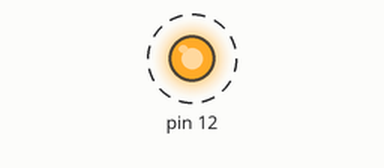
A sketch run on a simulated Arduino Uno, built with avr-gcc and run on an emulated ATmega328P. Shown: output pins drawn as LEDs (lit = HIGH). Dashed ring = blinking.

Above: at 0.1 s.
Timing chart, 0 to 3.0 s (numbered marks = the images above):
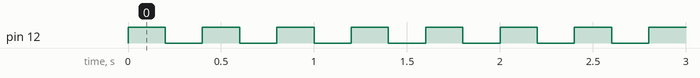

Measured:
- by itself, pin 12: alternates HIGH for 0.20 s and LOW for 0.20 s

The sketch:

LightBulbBlinkingProject.ino
```cpp
void setup() {
  pinMode(12,OUTPUT);

}

void loop() {
  digitalWrite(12,HIGH);
  delay(200);
  digitalWrite(12,LOW);
  delay(200);

}
```
